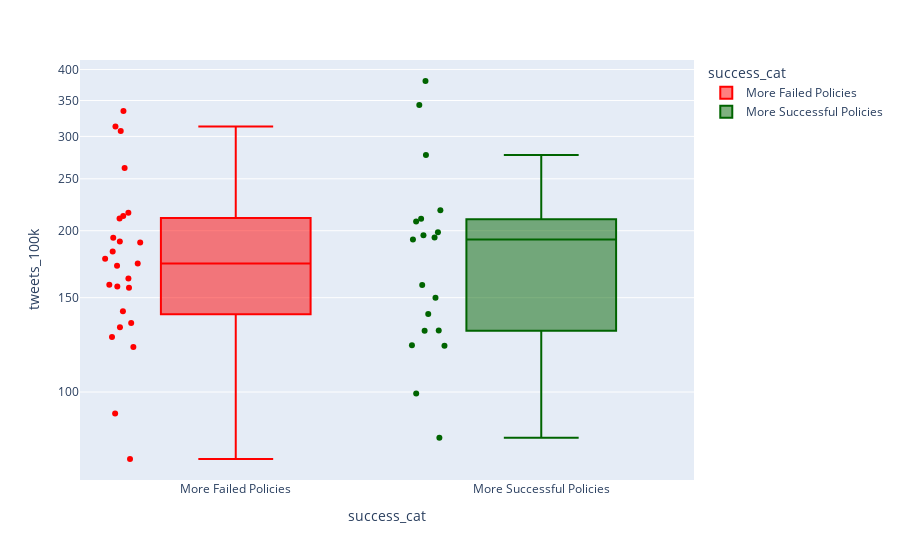

The code cell stored with this chart in its notebook:
### Code cell
import plotly.express as px
var = "tweets_100k"
px.box(state_tp_stat_out[(state_tp_stat_out['success_cat']!="")&(~state_tp_stat_out['state'].isin(["DE", "DC"]))], x = "success_cat", y=var, 
       hover_data=['state', var, 'policy_success_rate'], color = 'success_cat', color_discrete_sequence = ['red', 'darkgreen'],
       points = "all", log_y=True)
# fig.add_trace(px.strip(x='success_cat', y='tweets_100k'))
# fig.show()

### Figure 1 — Plotly figure (JSON) as saved in the notebook; plotly's stock layout.template omitted (floating-point values rounded to 4 significant figures)
{"data": [{"alignmentgroup": "True", "boxpoints": "all", "customdata": [["AL", 132.1, 0.1935], ["CA", 313.2, 0.35], ["CT", 190.1, 0.08333], ["FL", 177.4, 0.01587], ["GA", 213.1, 0.1935], ["HI", 182.9, 0.4286], ["IN", 156.5, 0.1064], ["KS", 158.7, 0.25], ["KY", 261.9, 0.1714], ["MD", 173.8, 0.2113], ["ME", 194.2, 0.3333], ["MN", 307.1, 0.0202], ["MO", 172.1, 0.01087], ["MS", 134.5, 0.05085], ["MT", 91.23, 0.4286], ["NE", 141.4, 0.25], ["NH", 126.6, 0.3333], ["NM", 162.9, 0.12], ["NV", 334.4, 0.3684], ["PA", 210.7, 0.1667], ["SC", 157.3, 0.1667], ["TX", 216.1, 0.1166], ["VA", 191.0, 0.2963], ["WV", 121.3, 0.16], ["WY", 74.99, 0.1667]], "hovertemplate": "success_cat=%{x}<br>tweets_100k=%{customdata[1]}<br>state=%{customdata[0]}<br>policy_success_rate=%{customdata[2]}<extra></extra>", "legendgroup": "More Failed Policies", "marker": {"color": "red"}, "name": "More Failed Policies", "notched": false, "offsetgroup": "More Failed Policies", "orientation": "v", "showlegend": true, "type": "box", "x": ["More Failed Policies", "More Failed Policies", "More Failed Policies", "More Failed Policies", "More Failed Policies", "More Failed Policies", "More Failed Policies", "More Failed Policies", "More Failed Policies", "More Failed Policies", "More Failed Policies", "More Failed Policies", "More Failed Policies", "More Failed Policies", "More Failed Policies", "More Failed Policies", "More Failed Policies", "More Failed Policies", "More Failed Policies", "More Failed Policies", "More Failed Policies", "More Failed Policies", "More Failed Policies", "More Failed Policies", "More Failed Policies"], "x0": " ", "xaxis": "x", "y": [132.1, 313.2, 190.1, 177.4, 213.1, 182.9, 156.5, 158.7, 261.9, 173.8, 194.2, 307.1, 172.1, 134.5, 91.23, 141.4, 126.6, 162.9, 334.4, 210.7, 157.3, 216.1, 191.0, 121.3, 74.99], "y0": " ", "yaxis": "y"}, {"alignmentgroup": "True", "boxpoints": "all", "customdata": [["AR", 130.3, 1], ["AZ", 198.7, 1], ["CO", 218.5, 0.5], ["IA", 122.0, 0.6667], ["LA", 210.7, 0.5417], ["MA", 192.7, 1], ["MI", 130.1, 1], ["NC", 194.2, 1], ["ND", 99.34, 0.5455], ["NJ", 139.8, 0.9091], ["NY", 380.6, 0.8667], ["OK", 158.4, 1], ["OR", 343.2, 0.8261], ["RI", 208.1, 1], ["SD", 82.18, 0.7143], ["TN", 196.2, 0.7391], ["UT", 150.0, 0.6452], ["VT", 122.3, 0.8571], ["WA", 277.0, 1]], "hovertemplate": "success_cat=%{x}<br>tweets_100k=%{customdata[1]}<br>state=%{customdata[0]}<br>policy_success_rate=%{customdata[2]}<extra></extra>", "legendgroup": "More Successful Policies", "marker": {"color": "darkgreen"}, "name": "More Successful Policies", "notched": false, "offsetgroup": "More Successful Policies", "orientation": "v", "showlegend": true, "type": "box", "x": ["More Successful Policies", "More Successful Policies", "More Successful Policies", "More Successful Policies", "More Successful Policies", "More Successful Policies", "More Successful Policies", "More Successful Policies", "More Successful Policies", "More Successful Policies", "More Successful Policies", "More Successful Policies", "More Successful Policies", "More Successful Policies", "More Successful Policies", "More Successful Policies", "More Successful Policies", "More Successful Policies", "More Successful Policies"], "x0": " ", "xaxis": "x", "y": [130.3, 198.7, 218.5, 122.0, 210.7, 192.7, 130.1, 194.2, 99.34, 139.8, 380.6, 158.4, 343.2, 208.1, 82.18, 196.2, 150.0, 122.3, 277.0], "y0": " ", "yaxis": "y"}], "layout": {"autosize": true, "boxmode": "overlay", "legend": {"title": {"text": "success_cat"}, "tracegroupgap": 0}, "margin": {"t": 60}, "xaxis": {"anchor": "y", "autorange": true, "categoryarray": ["More Failed Policies", "More Successful Policies"], "categoryorder": "array", "domain": [0, 1], "range": [-0.5075, 1.5], "title": {"text": "success_cat"}, "type": "category"}, "yaxis": {"anchor": "x", "autorange": true, "domain": [0, 1], "range": [1.836, 2.62], "title": {"text": "tweets_100k"}, "type": "log"}}}
